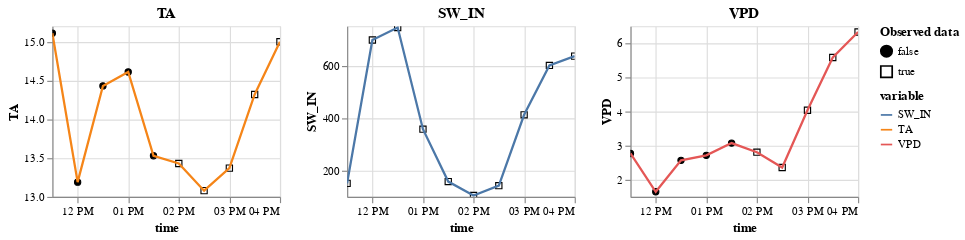

This figure's notebook cell:
### Code cell
a_gap(blk(799)).show()

### Figure 1 — Vega-Lite specification as saved in the notebook (floating-point values rounded to 4 significant figures)
{"config": {"view": {"continuousWidth": 400, "continuousHeight": 300}}, "vconcat": [{"hconcat": [{"layer": [{"mark": {"type": "point", "color": "black", "fillOpacity": 1, "strokeWidth": 1}, "encoding": {"fill": {"field": "is_present", "legend": {"title": ["Observed data"]}, "scale": {"range": ["black", "#ffffff00"]}, "type": "nominal"}, "shape": {"field": "is_present", "type": "nominal"}, "x": {"field": "time", "type": "temporal"}, "y": {"field": "value", "scale": {"zero": false}, "title": "TA", "type": "quantitative"}}}, {"mark": "line", "encoding": {"color": {"field": "variable", "type": "nominal"}, "x": {"field": "time", "type": "temporal"}, "y": {"field": "value", "scale": {"zero": false}, "title": "TA", "type": "quantitative"}}, "name": "view_6"}], "height": 150, "title": "TA", "width": 200}, {"layer": [{"mark": {"type": "point", "color": "black", "fillOpacity": 1, "strokeWidth": 1}, "encoding": {"fill": {"field": "is_present", "legend": {"title": ["Observed data"]}, "scale": {"range": ["black", "#ffffff00"]}, "type": "nominal"}, "shape": {"field": "is_present", "type": "nominal"}, "x": {"field": "time", "type": "temporal"}, "y": {"field": "value", "scale": {"zero": false}, "title": "SW_IN", "type": "quantitative"}}}, {"mark": "line", "encoding": {"color": {"field": "variable", "type": "nominal"}, "x": {"field": "time", "type": "temporal"}, "y": {"field": "value", "scale": {"zero": false}, "title": "SW_IN", "type": "quantitative"}}, "name": "view_7"}], "data": {"name": "data-c927eb5cf250cf0872c3a170980e7a6e"}, "height": 150, "title": "SW_IN", "width": 200}, {"layer": [{"mark": {"type": "point", "color": "black", "fillOpacity": 1, "strokeWidth": 1}, "encoding": {"fill": {"field": "is_present", "legend": {"title": ["Observed data"]}, "scale": {"range": ["black", "#ffffff00"]}, "type": "nominal"}, "shape": {"field": "is_present", "type": "nominal"}, "x": {"field": "time", "type": "temporal"}, "y": {"field": "value", "scale": {"zero": false}, "title": "VPD", "type": "quantitative"}}}, {"mark": "line", "encoding": {"color": {"field": "variable", "type": "nominal"}, "x": {"field": "time", "type": "temporal"}, "y": {"field": "value", "scale": {"zero": false}, "title": "VPD", "type": "quantitative"}}, "name": "view_8"}], "data": {"name": "data-12861b3dc0b0f8b0a5bdb5fdd3cc307d"}, "height": 150, "title": "VPD", "width": 200}]}], "data": {"name": "data-cd838a9cf208b8a9ec8b15ddaf517649"}, "params": [{"name": "param_11", "select": {"type": "interval", "encodings": ["x"]}, "bind": "scales", "views": ["view_6", "view_7", "view_8"]}], "$schema": "https://vega.github.io/schema/vega-lite/v5.2.0.json", "datasets": {"data-cd838a9cf208b8a9ec8b15ddaf517649": [{"time": "2000-06-15T11:30:00", "variable": "TA", "value": 15.11, "is_present": false}, {"time": "2000-06-15T12:00:00", "variable": "TA", "value": 13.19, "is_present": false}, {"time": "2000-06-15T12:30:00", "variable": "TA", "value": 14.43, "is_present": false}, {"time": "2000-06-15T13:00:00", "variable": "TA", "value": 14.61, "is_present": false}, {"time": "2000-06-15T13:30:00", "variable": "TA", "value": 13.53, "is_present": false}, {"time": "2000-06-15T14:00:00", "variable": "TA", "value": 13.43, "is_present": true}, {"time": "2000-06-15T14:30:00", "variable": "TA", "value": 13.08, "is_present": true}, {"time": "2000-06-15T15:00:00", "variable": "TA", "value": 13.37, "is_present": true}, {"time": "2000-06-15T15:30:00", "variable": "TA", "value": 14.32, "is_present": true}, {"time": "2000-06-15T16:00:00", "variable": "TA", "value": 15.0, "is_present": true}], "data-c927eb5cf250cf0872c3a170980e7a6e": [{"time": "2000-06-15T11:30:00", "variable": "SW_IN", "value": 151.3, "is_present": true}, {"time": "2000-06-15T12:00:00", "variable": "SW_IN", "value": 697.1, "is_present": true}, {"time": "2000-06-15T12:30:00", "variable": "SW_IN", "value": 744.7, "is_present": true}, {"time": "2000-06-15T13:00:00", "variable": "SW_IN", "value": 357.7, "is_present": true}, {"time": "2000-06-15T13:30:00", "variable": "SW_IN", "value": 158.2, "is_present": true}, {"time": "2000-06-15T14:00:00", "variable": "SW_IN", "value": 105.0, "is_present": true}, {"time": "2000-06-15T14:30:00", "variable": "SW_IN", "value": 142.6, "is_present": true}, {"time": "2000-06-15T15:00:00", "variable": "SW_IN", "value": 412.4, "is_present": true}, {"time": "2000-06-15T15:30:00", "variable": "SW_IN", "value": 600.5, "is_present": true}, {"time": "2000-06-15T16:00:00", "variable": "SW_IN", "value": 635.9, "is_present": true}], "data-12861b3dc0b0f8b0a5bdb5fdd3cc307d": [{"time": "2000-06-15T11:30:00", "variable": "VPD", "value": 2.771, "is_present": false}, {"time": "2000-06-15T12:00:00", "variable": "VPD", "value": 1.649, "is_present": false}, {"time": "2000-06-15T12:30:00", "variable": "VPD", "value": 2.57, "is_present": false}, {"time": "2000-06-15T13:00:00", "variable": "VPD", "value": 2.716, "is_present": false}, {"time": "2000-06-15T13:30:00", "variable": "VPD", "value": 3.076, "is_present": false}, {"time": "2000-06-15T14:00:00", "variable": "VPD", "value": 2.809, "is_present": true}, {"time": "2000-06-15T14:30:00", "variable": "VPD", "value": 2.36, "is_present": true}, {"time": "2000-06-15T15:00:00", "variable": "VPD", "value": 4.037, "is_present": true}, {"time": "2000-06-15T15:30:00", "variable": "VPD", "value": 5.583, "is_present": true}, {"time": "2000-06-15T16:00:00", "variable": "VPD", "value": 6.329, "is_present": true}]}}
